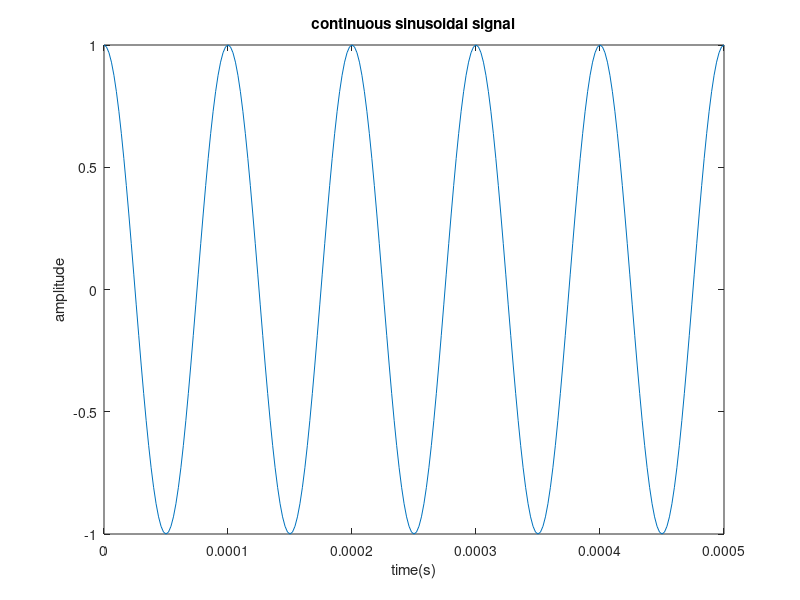

Source code (MATLAB):
%SD
fs=500e3;
f=10e3;
nCyl=5;
t=0:1/fs:nCyl*1/f;
x=cos(2*pi*f*t);
plot(t,x)
title('continuous sinusoidal signal');
xlabel('time(s)');
ylabel('amplitude')
